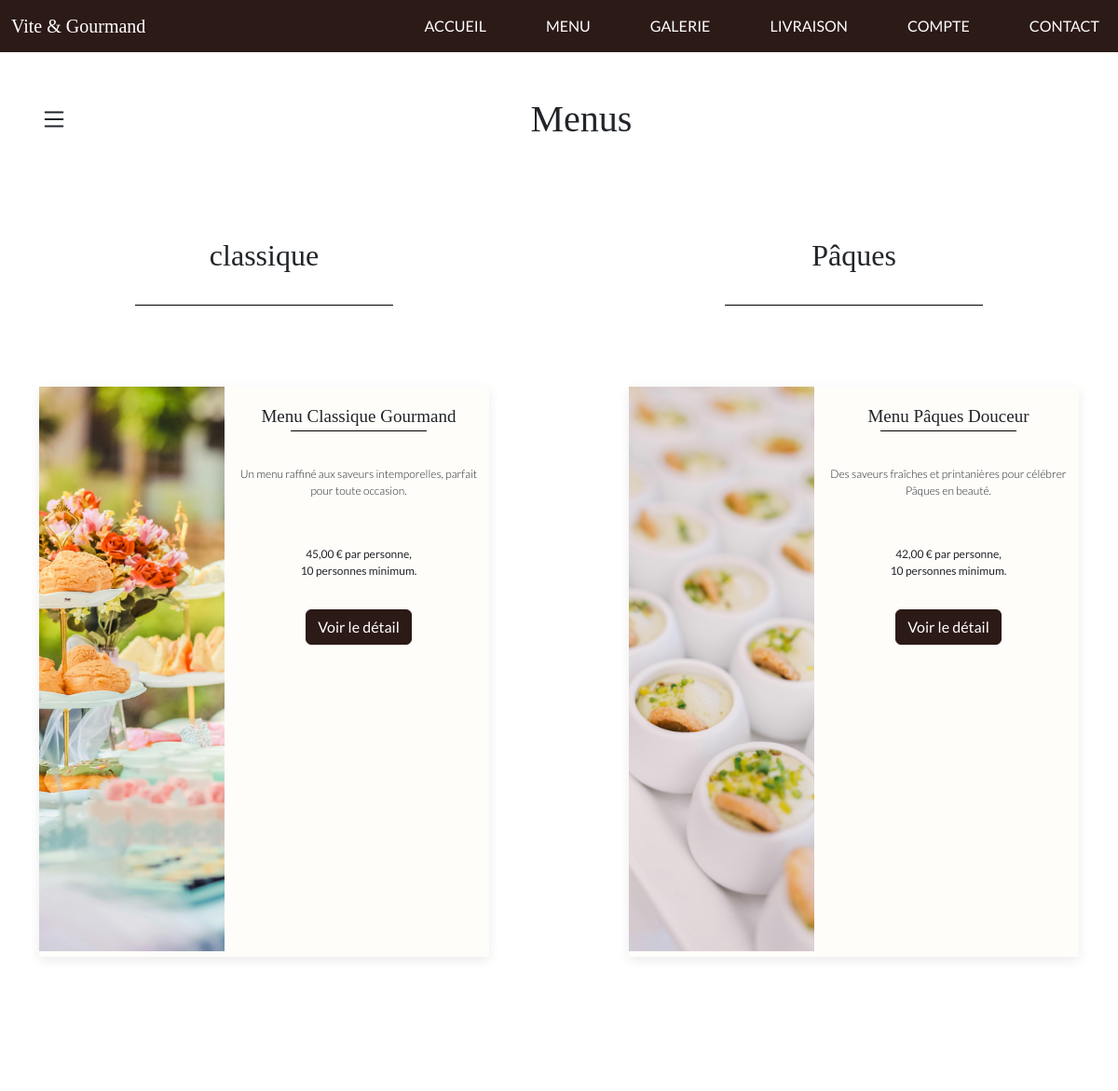
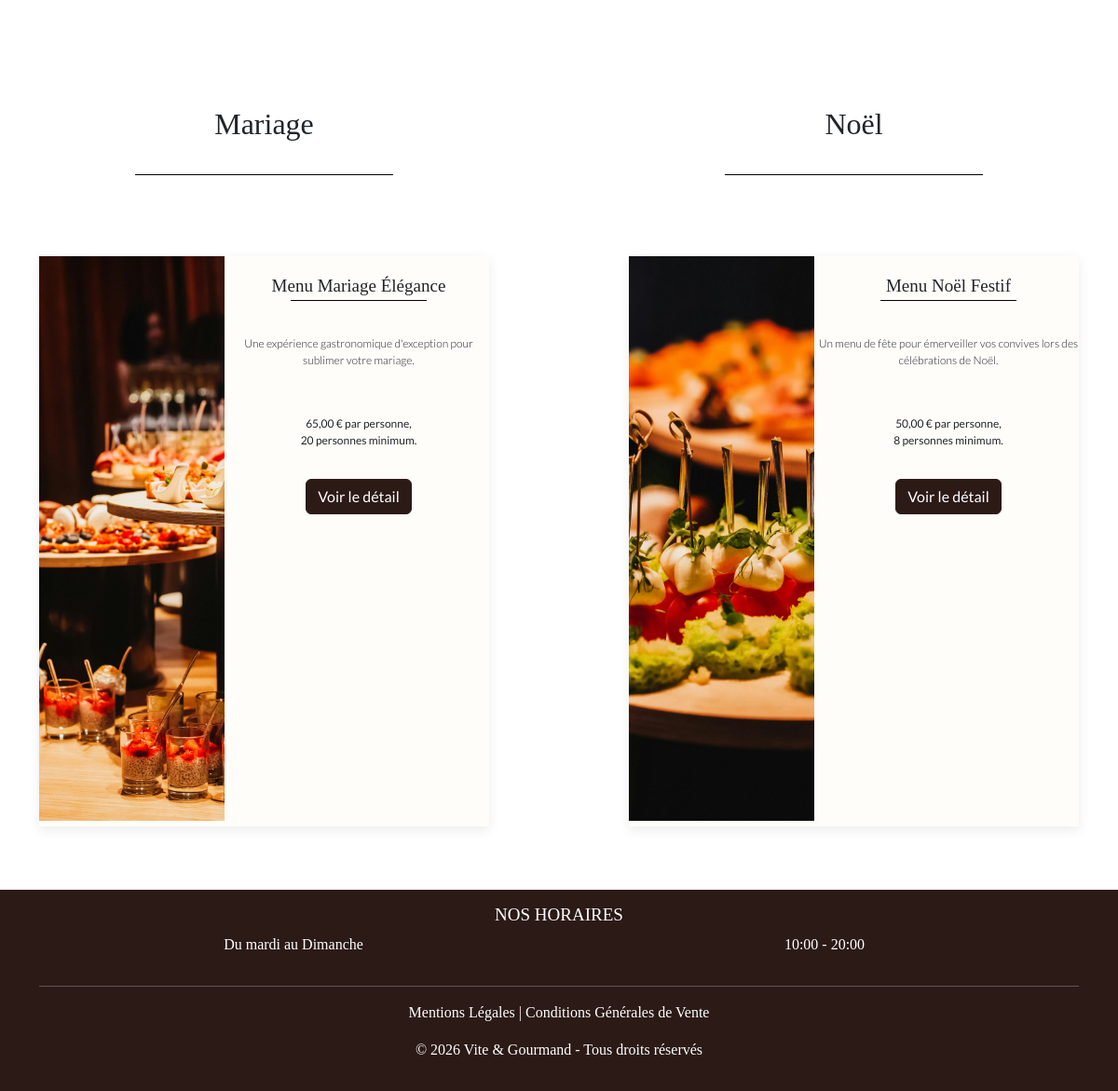
Screenshot of /menus.php with the database file from the repository (2 pictures, top to bottom).
### tables this page shows
CREATE TABLE `menu` (
  `menu_id` int(11) NOT NULL,
  `titre` varchar(150) NOT NULL,
  `description` text NOT NULL,
  `image_principale` varchar(255) DEFAULT NULL,
  `nombre_personnes_min` int(11) NOT NULL,
  `prix_min` decimal(10,2) NOT NULL,
  `conditions_menu` text DEFAULT NULL,
  `stock_disponible` int(11) NOT NULL DEFAULT 0,
  `actif` tinyint(1) NOT NULL DEFAULT 1
);

CREATE TABLE `theme` (
  `theme_id` int(11) NOT NULL,
  `libelle` varchar(50) NOT NULL
);

### src/Models/Menu.php (called while the page is built, shortened)
<?php
class Menu {
    private PDO $pdo;
    public function __construct(PDO $pdo) {
        $this->pdo = $pdo;
    }
    public function getAll(): array {
        $sql = "
            SELECT menu_id, titre, description, image_principale,
                   nombre_personnes_min, prix_min, conditions_menu, stock_disponible
            FROM menu
            WHERE actif = TRUE
            ORDER BY menu_id ASC
        ";
        $stmt = $this->pdo->query($sql);
        return $stmt->fetchAll();
    }
    public function getThemes(int $menuId): array {
        $sql = "
            SELECT t.libelle
            FROM theme t
            JOIN menu_theme mt ON t.theme_id = mt.theme_id
            WHERE mt.menu_id = :menu_id
        ";
        $stmt = $this->pdo->prepare($sql);
        $stmt->execute([':menu_id' => $menuId]);
        return $stmt->fetchAll();
    }
}

### menus.php (the view, shortened to what this page needs)
<?php
require_once __DIR__ . '/includes/header.php';
require_once __DIR__ . '/src/Models/Menu.php';
$pdo = Database::getConnection();
$menuModel = new Menu($pdo);
$menus = $menuModel->getAll();
?>
    <div class="container my-5">
    <div class="d-flex align-items-center mb-5">
     <button id="btn-toggle-filtres" class="btn p-0 me-3" aria-label="Ouvrir les filtres">
    <svg xmlns="http://www.w3.org/2000/svg" width="30" height="30" fill="currentColor" viewBox="0 0 16 16">
        <path d="M2.5 12a.5.5 0 0 1 .5-.5h10a.5.5 0 0 1 0 1H3a.5.5 0 0 1-.5-.5zm0-4a.5.5 0 0 1 .5-.5h10a.5.5 0 0 1 0 1H3a.5.5 0 0 1-.5-.5zm0-4a.5.5 0 0 1 .5-.5h10a.5.5 0 0 1 0 1H3a.5.5 0 0 1-.5-.5z"/>
    </svg>
</button>
        <h1 class="text-center flex-grow-1 m-0">Menus</h1>
    </div>
    <div class="menus-grid" id="menus-grid">
    <?php foreach ($menus as $menu) : ?>
        <?php
        $themesMenu = $menuModel->getThemes($menu['menu_id']);
        $theme = $themesMenu[0]['libelle'] ?? 'Menu';
        ?>
        <div class="menu-wrapper">
            <h2 class="text-center theme-titre"><?= htmlspecialchars($theme) ?></h2>
            <hr class="theme-line">
            <div class="menu-card">
                <div class="menu-top">
                    <div class="menu-left">
                        <div class="menu-image-wrapper">
                        </div>
                    </div>
                    <div class="menu-infos">
                        <h3 class="menu-titre"><?= htmlspecialchars($menu['titre']) ?></h3>
                        <hr class="plat-line mb-5">
                        <p class="plat-nom"><?= htmlspecialchars($menu['description']) ?></p>
                        <p class="prix">
                            <?= number_format($menu['prix_min'] / $menu['nombre_personnes_min'], 2, ',', ' ') ?> € par personne,<br>
                            <?= $menu['nombre_personnes_min'] ?> personnes minimum.
                        </p>
                        <a href="<?= BASE_URL ?>detail-menus.php?id=<?= $menu['menu_id'] ?>" class="btn btn-dark">
                            Voir le détail
                        </a>
                    </div>
                </div>
            </div>
        </div>
    <?php endforeach; ?>
    </div>
</div>
<?php require_once __DIR__ . '/includes/footer.php'; ?>

### rows the page displays
menu: theme.libelle "classique", titre "Menu Classique Gourmand", description "Un menu raffiné aux saveurs intemporelles, parfait pour toute occasion.", $menu['prix_min'] / $menu['nombre_personnes_min'] "45,00", nombre_personnes_min "10"
menu: theme.libelle "Pâques", titre "Menu Pâques Douceur", description "Des saveurs fraîches et printanières pour célébrer Pâques en beauté.", $menu['prix_min'] / $menu['nombre_personnes_min'] "42,00", nombre_personnes_min "10"
menu: theme.libelle "Mariage", titre "Menu Mariage Élégance", description "Une expérience gastronomique d'exception pour sublimer votre mariage.", $menu['prix_min'] / $menu['nombre_personnes_min'] "65,00", nombre_personnes_min "20"
menu: theme.libelle "Noël", titre "Menu Noël Festif", description "Un menu de fête pour émerveiller vos convives lors des célébrations de Noël.", $menu['prix_min'] / $menu['nombre_personnes_min'] "50,00", nombre_personnes_min "8"
